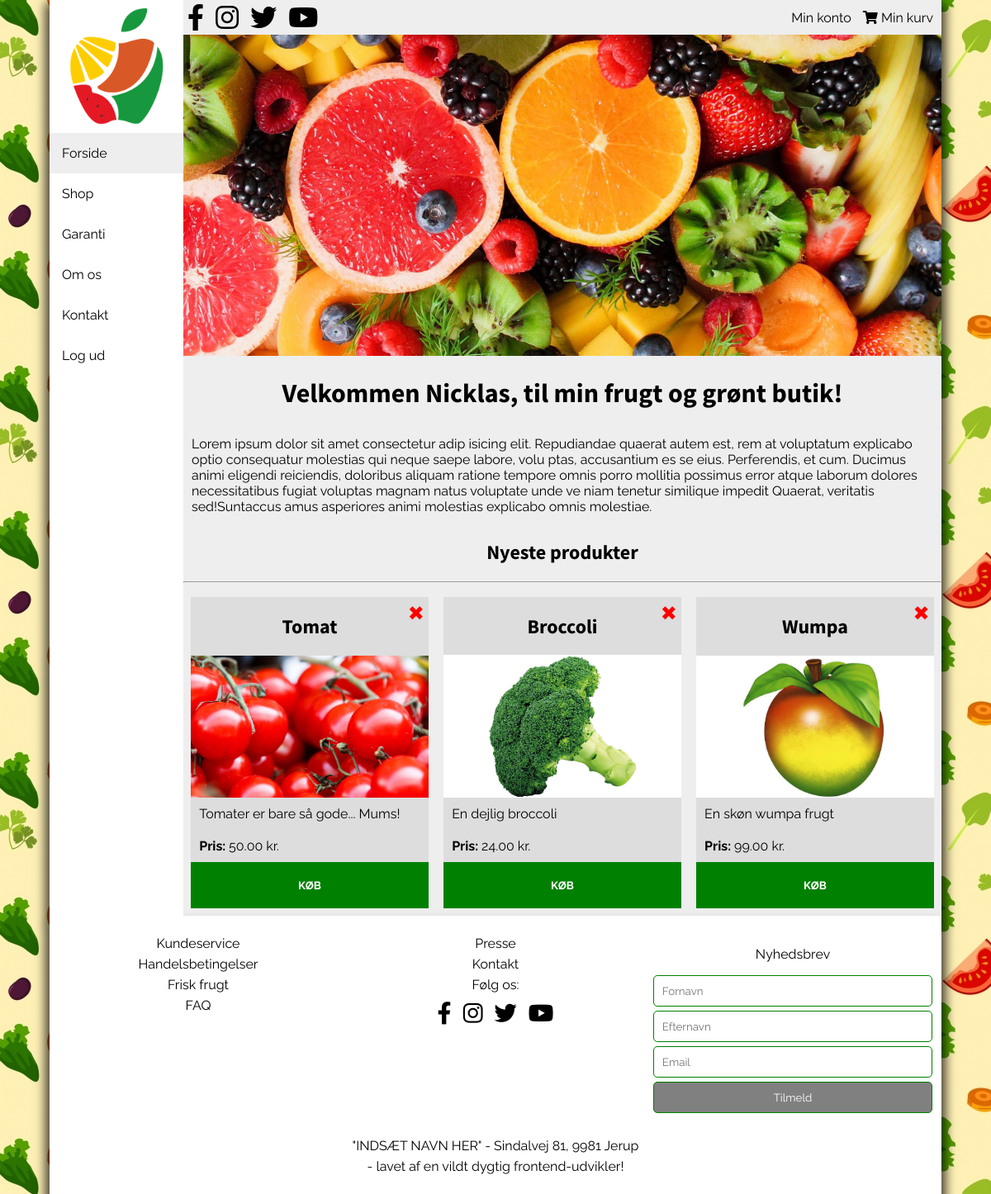
/index.php (signed in), run on the app's committed database.
### tables this page shows
CREATE TABLE `products` (
  `productId` int(5) NOT NULL,
  `title` varchar(50) NOT NULL,
  `text` varchar(100) NOT NULL,
  `category` varchar(30) NOT NULL,
  `authorId` int(5) NOT NULL,
  `imgUrl` varchar(50) NOT NULL,
  `imgAlt` varchar(50) NOT NULL,
  `price` double(10,2) NOT NULL,
  `date` int(10) NOT NULL
);

### assets/getLatestArticles.php (the view, shortened to what this page needs)
<?php
require_once "connect.php";
$statement = $dbh->prepare("SELECT * FROM products JOIN users ON products.authorId = users.userId ORDER BY date DESC LIMIT 3");
$statement->execute();
while ($row = $statement->fetch(PDO::FETCH_ASSOC)) { ?>
    <article>
        <h2><?php echo $row['title'] ?></h2>
        <img src="img/<?php echo $row['imgUrl'] ?>" alt="<?php echo $row['imgAlt'] ?>" onerror="this.src='img/placeholder.jpg'">
        <p><?php echo $row['text'] ?></p>
        <p><span>Pris: </span><?php echo $row['price'] ?> kr.</p>
        <?php
        if (isset($_SESSION['accessLevel'])) {
            if ($_SESSION['accessLevel'] == 1 || ($_SESSION['accessLevel'] == 2 && $row['userId'] == $_SESSION['id'])) {
                echo "<a class='delete' title='DELETE' href='assets/deleteArticle.php?id=" . $row['productId'] . "'>&#10006</a>";
            }
        }
        ?>
        <button>KØB</button>
    </article>
    <?php
}
?>

### css/style.css (style rules this page uses)
body { margin: 0; background-image: url(../img/background.png); background-attachment: fixed; }
* { font-family: "Raleway", sans-serif; }
h1, h2, h3, h4, h5, h6 { font-family: "Source Sans Pro", sans-serif; }
.container p { text-align: left; padding: 10px; }
main .products article { width: 31.33%; margin: 1%; background: #ddd; display: -webkit-box; display: -ms-flexbox; display: flex; -webkit-box-orient: vertical; -webkit-box-direction: normal; -ms-flex-direction: column; flex-direction: column; -webkit-box-pack: justify; -ms-flex-pack: justify; justify-content: space-between; position: relative; }
main .products article span { font-weight: bold; }
main .products article p { margin: 0; }
main .products article img { width: 100%; }
main .products article .delete { position: absolute; top: 0; right: 0; color: red; font-size: 1.5rem; text-decoration: none; padding: 5px; }
main .products article button { border: none; padding: 20px; width: 100%; background-color: green; color: white; font-weight: bold; -webkit-transition: 0.3s; transition: 0.3s; }

### data on the page
products: title "Tomat", imgUrl (picture), text "Tomater er bare så gode... Mums!", price "50.00"
products: title "Broccoli", imgUrl (picture), text "En dejlig broccoli", price "24.00"
products: title "Wumpa", imgUrl (picture), text "En skøn wumpa frugt", price "99.00"

### other printed values
$_SESSION['username'] "Nicklas"
